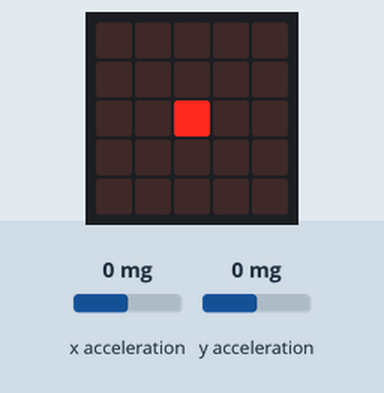
The program below on a simulated BBC micro:bit (MakeCode). On the bench: the board's 5×5 LED display. Inputs (shaded band) come from the test bench; at power-on: x acceleration 0 mg, y acceleration 0 mg.

Above: at 1.2 s.
1.3 s: x acceleration set to -142 mg
3.9 s: x acceleration set to -168 mg
At 4.17 s:
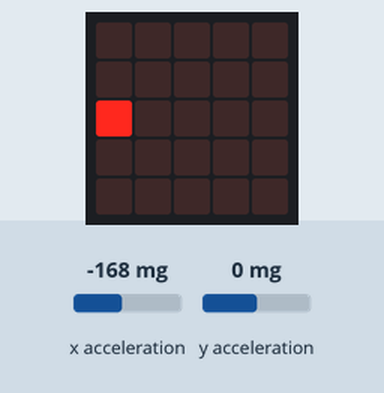
6.2 s: y acceleration set to -1440 mg
At 6.49 s:
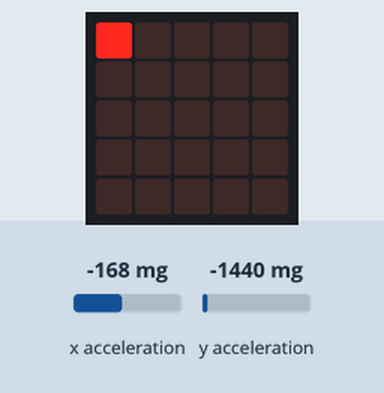
8.5 s: y acceleration set to 135 mg
10.0 s: y acceleration set to 160 mg
At 10.43 s:
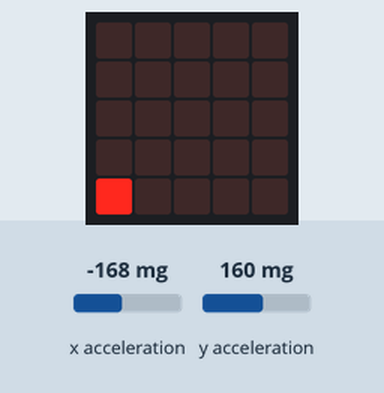
12.4 s: x acceleration set to 750 mg
At 12.83 s:
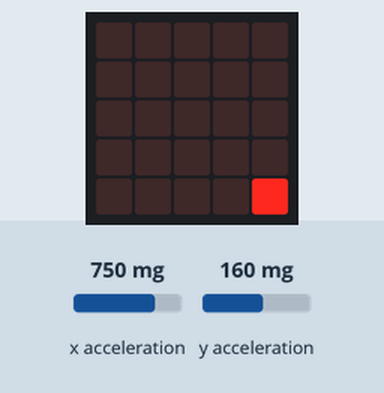

The program:

main.ts
```typescript
let accy = 0
let accx = 0
let x = 2
let y = 2
basic.forever(function on_forever() {

    led.plot(x, y)
    basic.pause(50)
    led.unplot(x, y)
    accx = input.acceleration(Dimension.X)
    accy = input.acceleration(Dimension.Y)
    if (accx < -150 && x > 0) {
        x = x - 1
    }

    if (accx > 150 && x < 4) {
        x = x + 1
    }

    if (accy < -150 && y > 0) {
        y = y - 1
    }

    if (accy > 150 && y < 4) {
        y = y + 1
    }

})
```

test.ts
```typescript
// les proves van aquí; això no es compilarà quan aquest paquet s'usi com a extensió.
```

Measured:
- the behaviour switches between -150 and -151 mg on x acceleration (found by bisection; images 0 and 1)
- the behaviour switches between 150 and 151 mg on y acceleration (found by bisection; images 2 and 3)
- after the input at 3.9 s, the display: first changes at once (image 1 shows a later state)
- after the input at 6.2 s, the display: first changes after 0.06 s (image 2 shows a later state)
- after the input at 10.0 s, the display: first changes after 0.06 s (image 3 shows a later state)
- after the input at 12.4 s, the display: first changes after 0.06 s (image 4 shows a later state)
